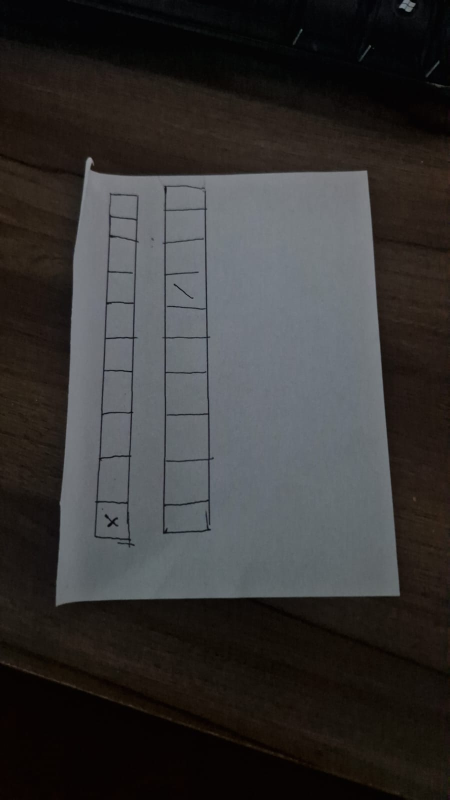
#> input picture pasta_com_fotos/WhatsApp Image 2026-09-10 at 16.54.55.jpeg, 899 x 1599 px (shown at 1/2 size)
$ python calibrate.py 'pasta_com_fotos/WhatsApp Image 2026-09-10 at 16.54.55.jpeg'
#> lines starting #> are read from the running program, lines starting #| are printed output that depends on the picture; after the words box and inside, x2 and y2 are one past the last pixel; in counts of white or black regions, pixels touching at a corner belong together
### omr_core.py
"""
omr_core.py
------------
Núcleo do algoritmo de leitura das cédulas do festival de Bonito.

Pipeline:
  1. Localizar o papel na foto e corrigir a perspectiva.
     Duas estratégias, nessa ordem de preferência:
       a) Marcadores de canto: 4 quadradinhos pretos desenhados perto dos
          4 cantos do papel. Detectados como blobs independentes -> não
          exige que a borda do papel esteja inteira/visível (funciona
          mesmo com a mão ou outros objetos tampando parte da borda).
       b) Contorno do papel inteiro (método antigo, via detecção de
          bordas) -> usado só como fallback se não achar os 4 marcadores.
  2. Binarizar (separar tinta de fundo, tolerando iluminação desigual).
  3. Usar as coordenadas de grid_config.json (geradas por calibrate.py)
     pra recortar cada quadradinho de cada grupo (filme). Cada grupo pode
     ser uma fileira horizontal ou uma coluna vertical de caixas.
  4. Decidir qual quadradinho foi marcado de forma RELATIVA (o quadradinho
     com claramente mais tinta que os outros da mesma fileira/coluna
     vence) em vez de um limiar fixo -> funciona tanto pra preenchimento
     completo quanto pra um X ou um risco "/".
"""

import json
import cv2
import numpy as np


# ---------------------------------------------------------------------------
# Utilitário geométrico
# ---------------------------------------------------------------------------

# [33 lines left out: functions order_points, four_point_transform, _flat_field_binary, not called in this run]


# ---------------------------------------------------------------------------
# 1a. Localizar o papel pela região clara (mais robusto que bordas/Canny)
# ---------------------------------------------------------------------------

def find_paper_mask(image, min_area_ratio=0.05, close_kernel=15):
    """
    Acha o papel como o maior "blob" claro (branco) da imagem, em vez de
    tentar seguir a borda do papel. Isso funciona muito melhor com mesa de
    madeira no fundo: mesa com veios escuros tem MUITA variação de tom
    parecida com tinta/sombra, o que confunde tanto detecção de bordas
    (Canny) quanto blobs escuros — mas o papel continua sendo, disparado,
    a maior região CLARA e uniforme da cena.

    Retorna (mask, contour) do maior componente claro, ou (None, None).
    """
    gray = cv2.cvtColor(image, cv2.COLOR_BGR2GRAY)
    blurred = cv2.GaussianBlur(gray, (7, 7), 0)
    _, bright = cv2.threshold(blurred, 0, 255, cv2.THRESH_BINARY + cv2.THRESH_OTSU)

    # fecha buracos pequenos (marcadores de canto, texto, linhas do grid
    # ficam "escuros" dentro do papel e virariam buracos na máscara)
    kernel = np.ones((close_kernel, close_kernel), np.uint8)
    bright = cv2.morphologyEx(bright, cv2.MORPH_CLOSE, kernel)

    n_labels, labels, stats, _ = cv2.connectedComponentsWithStats(bright, connectivity=8)
    if n_labels <= 1:
        return None, None

    img_area = gray.shape[0] * gray.shape[1]
    best_label, best_area = None, 0
    for label in range(1, n_labels):
        area = stats[label, cv2.CC_STAT_AREA]
        if area > best_area:
            best_area, best_label = area, label

    if best_area / img_area < min_area_ratio:
        return None, None

    mask = np.uint8(labels == best_label) * 255
    # preenche buracos internos remanescentes (números, marcadores) antes
    # de extrair o contorno, pra pegar só o contorno EXTERNO do papel
    contours, _ = cv2.findContours(mask, cv2.RETR_EXTERNAL, cv2.CHAIN_APPROX_SIMPLE)
    if not contours:
        return None, None
    biggest_contour = max(contours, key=cv2.contourArea)
    return mask, biggest_contour


# ---------------------------------------------------------------------------
# 1b. Detecção via marcadores de canto (método preferido quando presentes)
# ---------------------------------------------------------------------------

def find_corner_markers(image, area_ratio_range=(0.0004, 0.08),
                         aspect_range=(0.35, 2.8), min_extent=0.25):
    """
    Procura 4 blobs pretos sólidos, um em cada canto do papel (os
    quadradinhos rabiscados nos cantos da cédula).

    A busca é restrita à região do papel (achada via find_paper_mask)
    quando possível — isso evita confundir veios escuros da mesa (fora do
    papel) com marcadores, que era o problema em fotos com fundo de
    madeira.

    Retorna 4 pontos [topo-esq, topo-dir, baixo-dir, baixo-esq] (centro de
    cada marcador) ou None se não conseguir identificar os 4 com confiança.
    """
    gray_full = cv2.cvtColor(image, cv2.COLOR_BGR2GRAY)
    h, w = gray_full.shape

    # restringe a busca à região do papel (com uma margem), se achada
    ox, oy = 0, 0
    mask, contour = find_paper_mask(image)
    if contour is not None:
        x, y, bw, bh = cv2.boundingRect(contour)
        pad = int(0.06 * max(bw, bh))
        ox, oy = max(0, x - pad), max(0, y - pad)
        ex, ey = min(w, x + bw + pad), min(h, y + bh + pad)
        gray = gray_full[oy:ey, ox:ex]
    else:
        gray = gray_full

    img_area = gray.shape[0] * gray.shape[1]

    blurred = cv2.GaussianBlur(gray, (5, 5), 0)
    _, binary = cv2.threshold(blurred, 0, 255, cv2.THRESH_BINARY_INV + cv2.THRESH_OTSU)
    kernel = np.ones((7, 7), np.uint8)
    binary = cv2.morphologyEx(binary, cv2.MORPH_CLOSE, kernel)

    # connectedComponents mede área de pixels de verdade por região. Usar
    # contornos aqui seria enganoso: se o fundo escuro em volta do papel
    # tocar as 4 bordas da foto, o CONTORNO externo desse fundo abrange a
    # imagem inteira (é uma "moldura"), mesmo que a área de pixels escuros
    # seja pequena — o que faria o filtro de tamanho falhar silenciosamente.
    n_labels, labels, stats, centroids = cv2.connectedComponentsWithStats(binary, connectivity=8)

    candidates = []
    for label in range(1, n_labels):  # pula o rótulo 0 (fundo)
        area = stats[label, cv2.CC_STAT_AREA]
        if area <= 0:
            continue
        ratio = area / img_area
        if not (area_ratio_range[0] <= ratio <= area_ratio_range[1]):
            continue
        bw = stats[label, cv2.CC_STAT_WIDTH]
        bh = stats[label, cv2.CC_STAT_HEIGHT]
        if bw == 0 or bh == 0:
            continue
        aspect = bw / bh
        if not (aspect_range[0] <= aspect <= aspect_range[1]):
            continue
        extent = area / float(bw * bh)
        if extent < min_extent:
            continue
        cx, cy = centroids[label]
        candidates.append({"center": (float(cx) + ox, float(cy) + oy), "area": float(area)})

    if len(candidates) < 4:
        return None

    # descarta candidatos com área muito diferente da mediana (filtra
    # objetos aleatórios no fundo, tipo caneta ou embalagem)
    areas = sorted(c["area"] for c in candidates)
    median_area = areas[len(areas) // 2]
    candidates = [c for c in candidates if 0.25 <= c["area"] / median_area <= 4.0]
    if len(candidates) < 4:
        return None

    # 1 candidato por quadrante (relativo ao centroide de todos eles),
    # pegando o mais extremo (mais distante do centro) em cada quadrante
    cx_all = float(np.mean([c["center"][0] for c in candidates]))
    cy_all = float(np.mean([c["center"][1] for c in candidates]))

    quadrants = {"tl": None, "tr": None, "bl": None, "br": None}
    for c in candidates:
        x, y = c["center"]
        key = ("t" if y < cy_all else "b") + ("l" if x < cx_all else "r")
        dist = (x - cx_all) ** 2 + (y - cy_all) ** 2
        if quadrants[key] is None or dist > quadrants[key]["dist"]:
            quadrants[key] = {"center": c["center"], "dist": dist, "area": c["area"]}

    if any(v is None for v in quadrants.values()):
        return None

    # Confere se os 4 marcadores ESCOLHIDOS (não só o conjunto geral de
    # candidatos) têm área parecida entre si. Isso é o que evita cair em
    # falso-positivo: 4 pedacinhos de texto (números impressos, letras)
    # espalhados pela imagem podem, por acaso, cair um em cada quadrante,
    # mas normalmente têm tamanhos bem diferentes entre si — marcadores de
    # verdade, feitos do mesmo jeito, têm área bem mais consistente.
    quad_areas = [quadrants[k]["area"] for k in ("tl", "tr", "bl", "br")]
    if max(quad_areas) / min(quad_areas) > 3.0:
        return None

    return np.array([
        quadrants["tl"]["center"],
        quadrants["tr"]["center"],
        quadrants["br"]["center"],
        quadrants["bl"]["center"],
    ], dtype="float32")


# ---------------------------------------------------------------------------
# 1c. Detecção via contorno do papel inteiro (fallback)
# ---------------------------------------------------------------------------

def find_document_contour(image, min_area_ratio=0.2):
    """
    Encontra os 4 cantos do papel a partir da máscara de região clara
    (find_paper_mask). Usa o retângulo de área mínima (minAreaRect) em vez
    de tentar forçar o contorno a virar exatamente 4 pontos com
    approxPolyDP — isso tolera cantos meio dobrados/rasgados no papel
    (comuns em folha de caderno arrancada) sem perder a detecção.
    """
    _, contour = find_paper_mask(image, min_area_ratio=min_area_ratio)
    if contour is None:
        return None
    rect = cv2.minAreaRect(contour)
    box = cv2.boxPoints(rect)
    return box.astype("float32")


# ---------------------------------------------------------------------------
# 1. Junta os métodos
# ---------------------------------------------------------------------------

# [33 lines left out: functions warp_document, binarize, not called in this run]


# ---------------------------------------------------------------------------
# 3. Grid calibrado -> células dos quadradinhos (horizontal OU vertical)
# ---------------------------------------------------------------------------

def load_config(path="grid_config.json"):
    with open(path, "r", encoding="utf-8") as f:
        return json.load(f)


# [268 lines left out: functions build_group_cells, build_group_cells_refined, cell_fill_ratio, refine_dividers, read_group, read_ballot and 1 more, not called in this run]

### calibrate.py
"""
calibrate.py
------------
Ferramenta de calibração de UMA vez só. Rode isso com uma foto de exemplo
de uma cédula (de preferência nas mesmas condições reais que vão ser
usadas no evento), clique em alguns pontos com o mouse, e o script gera o
`grid_config.json` que o resto do sistema usa.

Uso:
    python calibrate.py caminho/da/foto_exemplo.jpg

Passos na tela:
    1. O script tenta achar os 4 marcadores de canto automaticamente
       (quadradinhos pretos nos cantos do papel). Se conseguir, mostra em
       verde — aperte 'n' pra aceitar. Se não conseguir (ou você recusar),
       clica manualmente nos 4 cantos do papel, na ordem: superior-esq,
       superior-dir, inferior-dir, inferior-esq.
    2. Na imagem já "endireitada", clique no canto superior-esquerdo e
       depois no canto inferior-direito do quadradinho 1 até o
       quadradinho 10 do FILME 1 (funciona tanto se os quadradinhos estão
       em fileira quanto em coluna — a orientação é detectada sozinha
       pelo formato do retângulo que você desenhar com os 2 cliques).
    3. Repita para o FILME 2.
    4. Confira o preview com o grid desenhado. Aperte 'y' pra salvar, 'r'
       pra refazer os cliques, ou 'q' pra sair sem salvar.
"""

import sys
import json
import cv2

from omr_core import (
    find_corner_markers,
    find_document_contour,
    four_point_transform,
    order_points,
    build_group_cells,
)

CANVAS_SIZE = (700, 1000)  # ajuste se o formato do seu papel for bem diferente
WINDOW = "calibracao"


def click_points(image, n_points, instructions):
    points = []
    display = image.copy()

    # [5 lines left out: function on_mouse, not called in this run]

    print(instructions)
    cv2.imshow(WINDOW, display)
    cv2.setMouseCallback(WINDOW, on_mouse)
    while len(points) < n_points:
        if cv2.waitKey(20) & 0xFF == 27:  # ESC cancela
            sys.exit("Cancelado pelo usuário.")
    return points


def calibrate_document_corners(image):
    """Tenta os marcadores de canto primeiro, depois o contorno do papel
    inteiro, e só pede cliques manuais se os dois falharem."""
    auto = find_corner_markers(image)
    metodo = "marcadores"
    if auto is None:
        auto = find_document_contour(image)
        metodo = "contorno"

    if auto is not None:
        preview = image.copy()
        pts_int = auto.astype(int)
        cv2.polylines(preview, [pts_int], True, (0, 255, 0), 3)
        for (x, y) in pts_int:
            cv2.circle(preview, (x, y), 6, (0, 255, 0), -1)
        cv2.imshow(WINDOW, preview)
        print(f"Papel detectado automaticamente (método: {metodo}, contorno verde).")
        print("Aperte 'n' para aceitar, ou qualquer outra tecla para marcar manualmente.")
        key = cv2.waitKey(0) & 0xFF
        if key == ord('n'):
            return order_points(auto)

    pts = click_points(
        image, 4,
        "Clique nos 4 cantos do papel, na ordem: "
        "superior-esquerdo, superior-direito, inferior-direito, inferior-esquerdo."
    )
    return order_points(pts)


# [35 lines left out: functions calibrate_group, preview_grid, not called in this run]


def main():
    if len(sys.argv) < 2:
        sys.exit("Uso: python calibrate.py caminho/da/foto_exemplo.jpg")

    image = cv2.imread(sys.argv[1])
#> image is the input picture: shape (1599, 899, 3); mean B, G, R 52.7, 53.3, 54.9
    if image is None:
        sys.exit(f"Não consegui abrir a imagem: {sys.argv[1]}")

    cv2.namedWindow(WINDOW)

    while True:
        corners = calibrate_document_corners(image)
#> in find_paper_mask, `_, bright = cv2.threshold(blurred, 0, 255, cv2.THRESH_BINARY + cv2.THR..`:
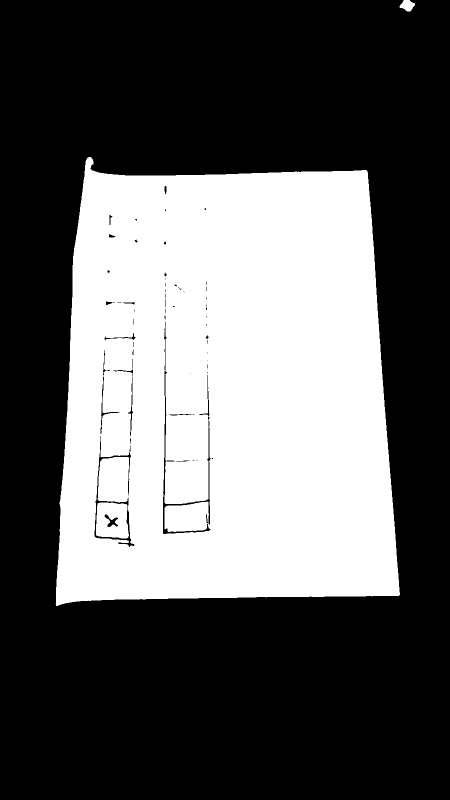
#> bright: shape (1599, 899) (shown at 1/2 size); 37% white; 3 white regions, box (x1, y1, x2, y2) and area: (111, 314, 800, 1212) 527132, (192, 1005, 258, 1077) 3981, (799, 0, 830, 23) 468
#> in find_paper_mask, `n_labels, labels, stats, _ = cv2.connectedComponentsWithStats(bright, ..`:
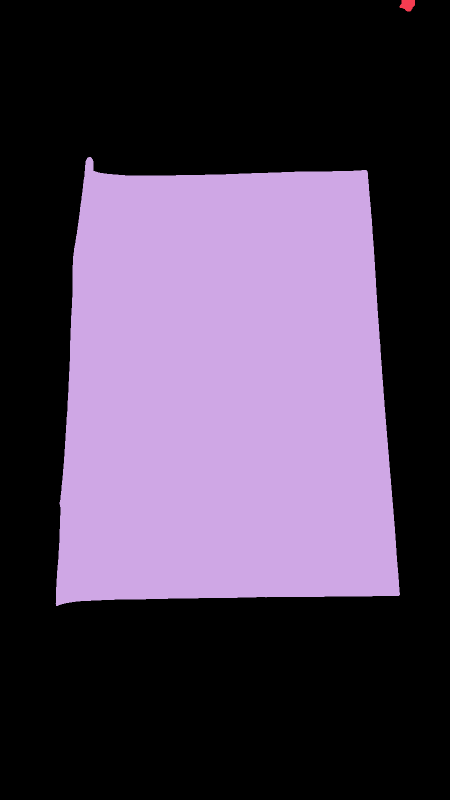
#> labels: shape (1599, 899) int32 (shown at 1/2 size); 3 distinct labels, from 0 to 2; one colour per label, 0 black
#> in find_paper_mask, `n_labels, labels, stats, _ = cv2.connectedComponentsWithStats(bright, ..`: n_labels = 3; stats = [[0, 0, 899, 1599, 899985], [799, 0, 31, 23, 535], [111, 314, 689, 898, 536981]]
#> the loop in find_paper_mask, `for label in range(1, n_labels):` made 2 passes
#> (area, best_area, best_label) on passes 1 to 2: (535, 535, 1), (536981, 536981, 2)
#> after the loop in find_paper_mask, `for label in range(1, n_labels):`: best_area = 536981; best_label = 2
#> in find_paper_mask, `contours, _ = cv2.findContours(mask, cv2.RETR_EXTERNAL, cv2.CHAIN_APPR..`: contours = 1 contour; box (x1, y1, x2, y2) and area: (111, 314, 800, 1212) 535474
#> in find_paper_mask, `biggest_contour = max(contours, key=cv2.contourArea)`: biggest_contour = contour of 366 points, box (x1, y1, x2, y2) (111, 314, 800, 1212), area 535474
#> in find_corner_markers, `mask, contour = find_paper_mask(image)`: contour has the same summary as biggest_contour in find_paper_mask
#> in find_corner_markers, `x, y, bw, bh = cv2.boundingRect(contour)`: x = 111; y = 314; bw = 689; bh = 898
#> in find_corner_markers, `pad = int(0.06 * max(bw, bh))`: pad = 53
#> in find_corner_markers, `ox, oy = max(0, x - pad), max(0, y - pad)`: ox = 58; oy = 261
#> in find_corner_markers, `ex, ey = min(w, x + bw + pad), min(h, y + bh + pad)`: ex = 853; ey = 1265
#> in find_corner_markers, `gray = gray_full[oy:ey, ox:ex]`:
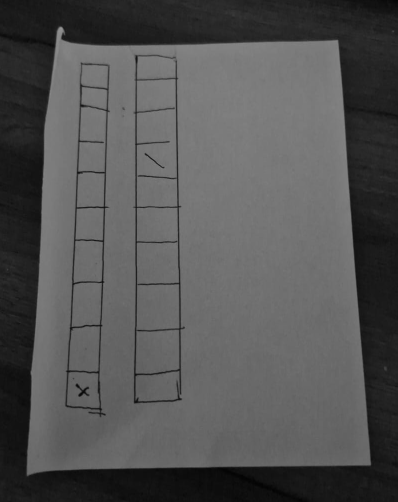
#> gray: shape (1004, 795) (shown at 1/2 size); min 1, max 152, mean 83.5
#> in find_corner_markers, `n_labels, labels, stats, centroids = cv2.connectedComponentsWithStats(..`:
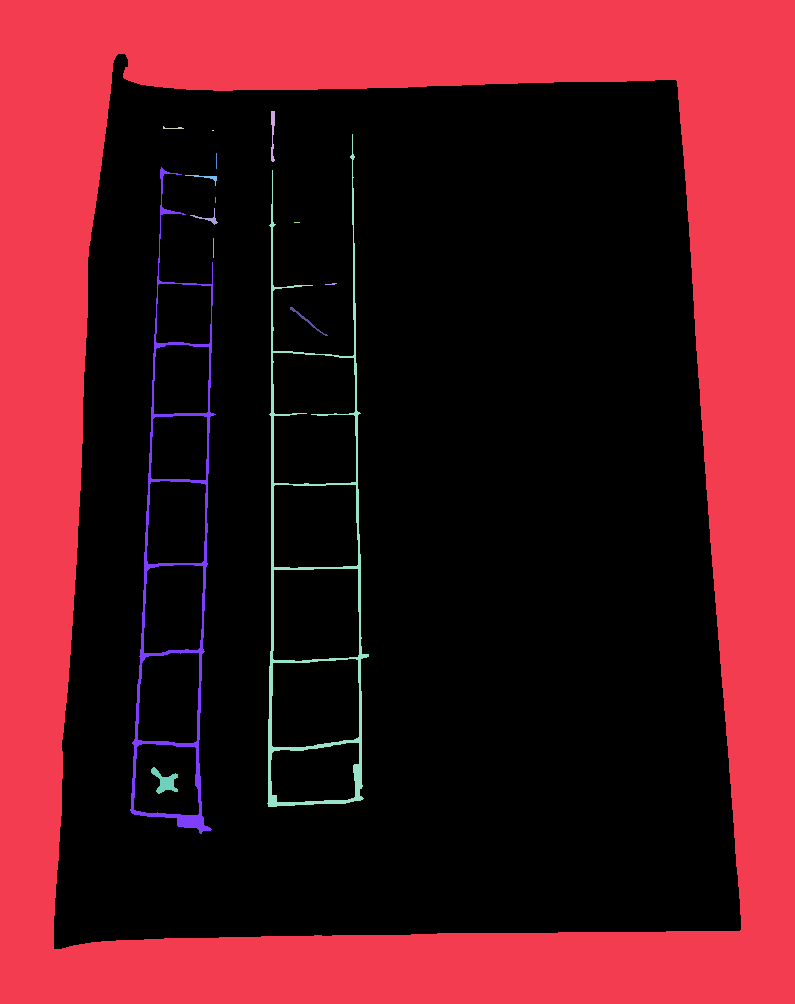
#> labels: shape (1004, 795) int32; 16 distinct labels, from 0 to 15; one colour per label, 0 black
#> in find_corner_markers, `n_labels, labels, stats, centroids = cv2.connectedComponentsWithStats(..`: n_labels = 16; stats = 16 rows, first 6: [54, 54, 687, 895, 525162], [0, 0, 795, 1004, 262141], [271, 111, 4, 51, 131], [163, 126, 21, 3, 28], [212, 130, 2, 1, 2], [267, 134, 102, 673, 5176]; centroids = 16 rows, first 8: [395.9, 522.1], [405.6, 458], [272.3, 133.1], [172.9, 127.7], [212.5, 130], [313.3, 556.8], [216, 160.5], [174.8, 570.3]
#> the loop in find_corner_markers, `for label in range(1, n_labels):` made 15 passes
#> (area, ratio) on passes 1, 2, 3, 8: (262141, 0.328), (131, 0.000164), (28, 3.51e-05), (69, 8.64e-05)
#> after the loop in find_corner_markers, `for label in range(1, n_labels):`: candidates = 1 item
#> the loop in find_paper_mask (call 2), `for label in range(1, n_labels):` made 2 passes
#> in find_document_contour, `_, contour = find_paper_mask(image, min_area_ratio=min_area_ratio)`: contour has the same summary as biggest_contour in find_paper_mask
#> in find_document_contour, `rect = cv2.minAreaRect(contour)`: rect = ((442, 753.8), (688.3, 894.8), -1.68)
#> in find_document_contour, `box = cv2.boxPoints(rect)`: box = [[111.1, 1211.1], [84.89, 316.7], [772.9, 296.5], [799.2, 1190.9]]
#> in calibrate_document_corners, `auto = find_document_contour(image)`: auto has the same summary as box in find_document_contour
#> in calibrate_document_corners, `pts_int = auto.astype(int)`: pts_int = [[111, 1211], [84, 316], [772, 296], [799, 1190]]
#> in calibrate_document_corners, `cv2.polylines(preview, [pts_int], True, (0, 255, 0), 3)`:
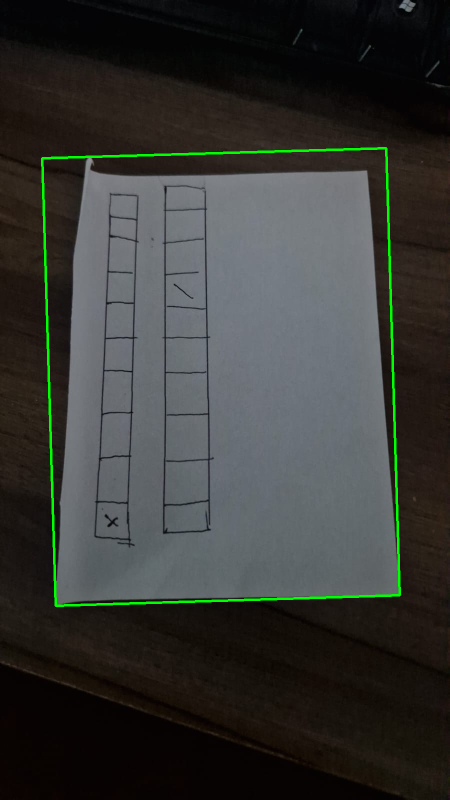
#> preview: shape (1599, 899, 3) (shown at 1/2 size); 1.1% of pixels changed, all inside (x1, y1, x2, y2) = (82, 294, 802, 1214)
#> the loop in calibrate_document_corners, `for (x, y) in pts_int:` made 4 passes
#> (key q is pressed here)
#> (key q is pressed here)
        warped = four_point_transform(image, corners, CANVAS_SIZE)

        group1 = calibrate_group(warped, "filme1")
        group2 = calibrate_group(warped, "filme2")

        preview = preview_grid(warped, [group1, group2])
        cv2.putText(preview, "y = salvar | r = refazer | q = sair sem salvar",
                    (10, CANVAS_SIZE[1] - 15), cv2.FONT_HERSHEY_SIMPLEX, 0.55,
                    (0, 0, 255), 2)
        cv2.imshow(WINDOW, preview)
        key = cv2.waitKey(0) & 0xFF

        if key == ord('y'):
            config = {
                "canvas_size": list(CANVAS_SIZE),
                "min_ink_ratio": 0.02,
                "margin_factor": 1.6,
                "groups": [group1, group2],
            }
            with open("grid_config.json", "w", encoding="utf-8") as f:
                json.dump(config, f, indent=2, ensure_ascii=False)
            print("Salvo em grid_config.json")
            break
        elif key == ord('q'):
            print("Saindo sem salvar.")
            break
        # qualquer outra tecla ('r' incluso) -> refaz o loop

    cv2.destroyAllWindows()


if __name__ == "__main__":
#> (the run stopped early here; a loop or call above may not have finished)
